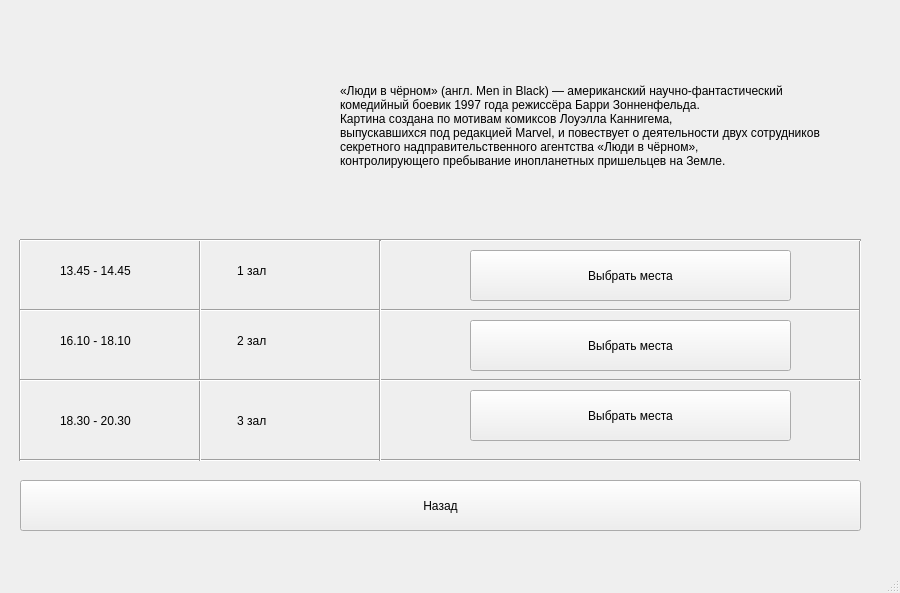
<?xml version="1.0" encoding="UTF-8"?>
<ui version="4.0">
 <class>MainWindow</class>
 <widget class="QMainWindow" name="MainWindow">
  <property name="geometry">
   <rect>
    <x>0</x>
    <y>0</y>
    <width>900</width>
    <height>593</height>
   </rect>
  </property>
  <property name="windowTitle">
   <string>MainWindow</string>
  </property>
  <widget class="QWidget" name="centralwidget">
   <widget class="QPushButton" name="zal3">
    <property name="geometry">
     <rect>
      <x>470</x>
      <y>390</y>
      <width>321</width>
      <height>51</height>
     </rect>
    </property>
    <property name="text">
     <string>Выбрать места</string>
    </property>
   </widget>
   <widget class="QLabel" name="label_4">
    <property name="geometry">
     <rect>
      <x>60</x>
      <y>400</y>
      <width>351</width>
      <height>41</height>
     </rect>
    </property>
    <property name="text">
     <string>18.30 - 20.30                                3 зал </string>
    </property>
   </widget>
   <widget class="QPushButton" name="back">
    <property name="geometry">
     <rect>
      <x>20</x>
      <y>480</y>
      <width>841</width>
      <height>51</height>
     </rect>
    </property>
    <property name="text">
     <string>Назад</string>
    </property>
   </widget>
   <widget class="Line" name="line_5">
    <property name="geometry">
     <rect>
      <x>10</x>
      <y>240</y>
      <width>21</width>
      <height>221</height>
     </rect>
    </property>
    <property name="orientation">
     <enum>Qt::Vertical</enum>
    </property>
   </widget>
   <widget class="QLabel" name="label">
    <property name="geometry">
     <rect>
      <x>80</x>
      <y>30</y>
      <width>271</width>
      <height>191</height>
     </rect>
    </property>
    <property name="text">
     <string/>
    </property>
   </widget>
   <widget class="QLabel" name="label_5">
    <property name="geometry">
     <rect>
      <x>340</x>
      <y>10</y>
      <width>541</width>
      <height>231</height>
     </rect>
    </property>
    <property name="text">
     <string>«Люди в чёрном» (англ. Men in Black) — американский научно-фантастический
комедийный боевик 1997 года режиссёра Барри Зонненфельда.
Картина создана по мотивам комиксов Лоуэлла Каннигема,
выпускавшихся под редакцией Marvel, и повествует о деятельности двух сотрудников
секретного надправительственного агентства «Люди в чёрном»,
контролирующего пребывание инопланетных пришельцев на Земле. </string>
    </property>
   </widget>
   <widget class="Line" name="line_2">
    <property name="geometry">
     <rect>
      <x>20</x>
      <y>450</y>
      <width>841</width>
      <height>21</height>
     </rect>
    </property>
    <property name="orientation">
     <enum>Qt::Horizontal</enum>
    </property>
   </widget>
   <widget class="QPushButton" name="zal1">
    <property name="geometry">
     <rect>
      <x>470</x>
      <y>250</y>
      <width>321</width>
      <height>51</height>
     </rect>
    </property>
    <property name="text">
     <string>Выбрать места</string>
    </property>
   </widget>
   <widget class="QLabel" name="label_2">
    <property name="geometry">
     <rect>
      <x>60</x>
      <y>250</y>
      <width>351</width>
      <height>41</height>
     </rect>
    </property>
    <property name="text">
     <string>13.45 - 14.45                                1 зал</string>
    </property>
   </widget>
   <widget class="Line" name="line_4">
    <property name="geometry">
     <rect>
      <x>20</x>
      <y>300</y>
      <width>841</width>
      <height>21</height>
     </rect>
    </property>
    <property name="orientation">
     <enum>Qt::Horizontal</enum>
    </property>
   </widget>
   <widget class="QLabel" name="label_3">
    <property name="geometry">
     <rect>
      <x>60</x>
      <y>320</y>
      <width>351</width>
      <height>41</height>
     </rect>
    </property>
    <property name="text">
     <string>16.10 - 18.10                                2 зал</string>
    </property>
   </widget>
   <widget class="Line" name="line_6">
    <property name="geometry">
     <rect>
      <x>190</x>
      <y>240</y>
      <width>21</width>
      <height>221</height>
     </rect>
    </property>
    <property name="orientation">
     <enum>Qt::Vertical</enum>
    </property>
   </widget>
   <widget class="Line" name="line_8">
    <property name="geometry">
     <rect>
      <x>850</x>
      <y>240</y>
      <width>21</width>
      <height>221</height>
     </rect>
    </property>
    <property name="orientation">
     <enum>Qt::Vertical</enum>
    </property>
   </widget>
   <widget class="QPushButton" name="zal2">
    <property name="geometry">
     <rect>
      <x>470</x>
      <y>320</y>
      <width>321</width>
      <height>51</height>
     </rect>
    </property>
    <property name="text">
     <string>Выбрать места</string>
    </property>
   </widget>
   <widget class="Line" name="line_3">
    <property name="geometry">
     <rect>
      <x>20</x>
      <y>370</y>
      <width>841</width>
      <height>21</height>
     </rect>
    </property>
    <property name="orientation">
     <enum>Qt::Horizontal</enum>
    </property>
   </widget>
   <widget class="Line" name="line">
    <property name="geometry">
     <rect>
      <x>20</x>
      <y>230</y>
      <width>841</width>
      <height>21</height>
     </rect>
    </property>
    <property name="orientation">
     <enum>Qt::Horizontal</enum>
    </property>
   </widget>
   <widget class="Line" name="line_7">
    <property name="geometry">
     <rect>
      <x>370</x>
      <y>240</y>
      <width>21</width>
      <height>221</height>
     </rect>
    </property>
    <property name="orientation">
     <enum>Qt::Vertical</enum>
    </property>
   </widget>
  </widget>
  <widget class="QMenuBar" name="menubar">
   <property name="geometry">
    <rect>
     <x>0</x>
     <y>0</y>
     <width>900</width>
     <height>26</height>
    </rect>
   </property>
  </widget>
  <widget class="QStatusBar" name="statusbar"/>
 </widget>
 <resources/>
 <connections/>
</ui>
